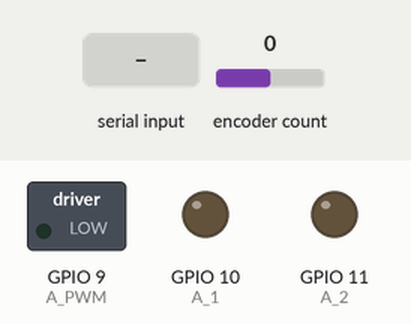
This sketch was run on a simulated ESP32-S3. On the bench: switched loads named in the sketch (green lamp = pin HIGH), output pins drawn as LEDs (lit = HIGH). Inputs (shaded band) come from the test bench; at power-on: encoder count 0. What the sketch prints to the serial monitor is not drawn.

Above: at 1.2 s.
1.3 s: "3\n" received over Serial
At 1.7 s:
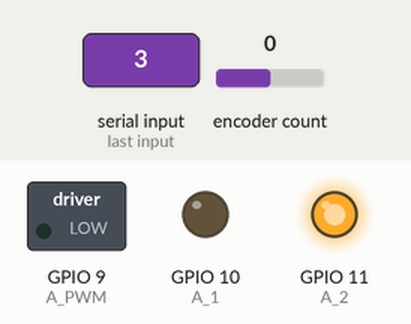
2.8 s: "5\n" received over Serial
At 3.1 s:
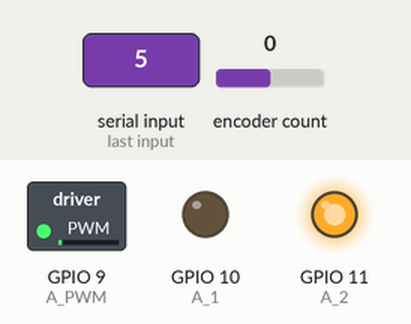
Timing chart, 0 to 5.8 s (numbered marks = the images above; inputs shaded):
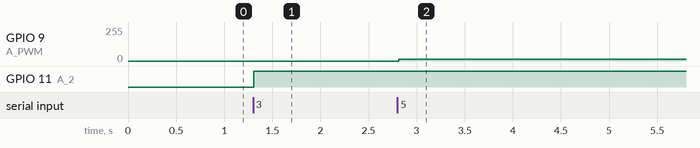

Measured:
- after the input at 1.3 s, GPIO 11 (A_2): LOW → HIGH at once
- after the input at 2.8 s, GPIO 9 (A_PWM): 0/255 → 12/255 at once

The sketch:

motor_control_and_read_by_driver_board.ino
```cpp
#define ENCODER_OPTIMIZE_INTERRUPTS
#include <Encoder.h>

Encoder motor1(14, 15);
double timeunit = 100.0;
double sensor_R = 13.0;
double time_s = timeunit/1000.0;
double time_s_ratio = 1/time_s;
double time_s_m = time_s_ratio*60.0;
int A_PWM = 9 ;
int A_1 = 10;
int A_2 = 11;

void setup(){
  Serial.begin(9600);
  pinMode(A_PWM, OUTPUT);
  pinMode(A_1, OUTPUT);
  pinMode(A_2, OUTPUT);
}
void loop(){
  long pluse_1;
  long rpm1;
  pluse_1 = motor1.read();
  rpm1 = (pluse_1*time_s_m)/sensor_R;
  Serial.printf("motor pluse: %ld \n", pluse_1);
  Serial.printf("motor rpm: %ld  \n", rpm1);
  motor1.write(0);
  delay(timeunit);
  if(Serial.available()>0){
    if(Serial.available()==3){
     int A = Serial.read();
     int B = Serial.read();
     int C = Serial.read();
     A = A-48;
     B = B-48;
     C = C-48;
     int OUT = A*100+B*10+C;
       if(OUT<=255){
         Serial.printf("OUT:%d\n",OUT);
         digitalWrite(A_1,LOW);
         digitalWrite(A_2,HIGH);
         analogWrite(A_PWM,OUT);
       }
    }
    if(Serial.available()==2){
     int A = Serial.read();
     int B = Serial.read();
     A = A-48;
     B = B-48;
     int OUT = A*10+B;
       if(OUT<=255){
         Serial.printf("OUT:%d\n",OUT);
         digitalWrite(A_1,LOW);
         digitalWrite(A_2,HIGH);
         analogWrite(A_PWM,OUT);
       }
    }
    if(Serial.available()==1){
      int A = Serial.read();
      A = A-48;
      int OUT = A;
      if(OUT<=255){
      Serial.printf("OUT:%d\n",OUT);
      digitalWrite(A_1,LOW);
      digitalWrite(A_2,HIGH);
      analogWrite(A_PWM,OUT);
      }
    }
    else{
      int serial_length = Serial.available();
      for(int i=0;i<serial_length;i++){
        int dummy_reader = Serial.read();
        Serial.print("dummy_reader:");
        Serial.println(dummy_reader);
      }
    }
  }
}
```
